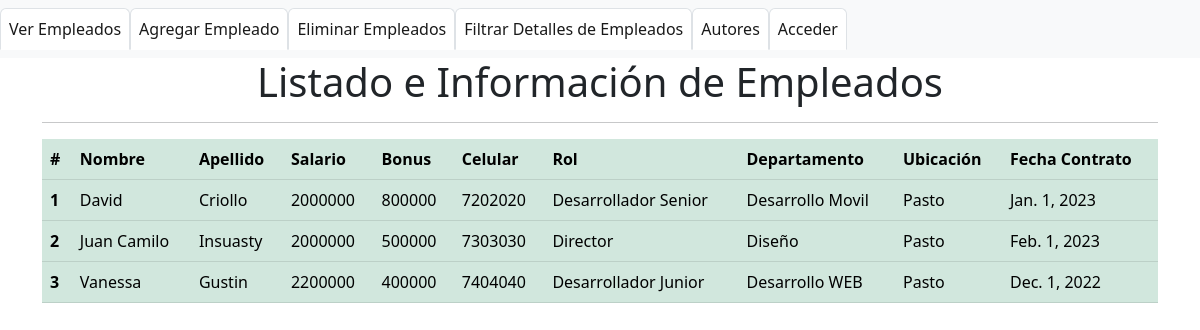
Before: /libros with the older database file.
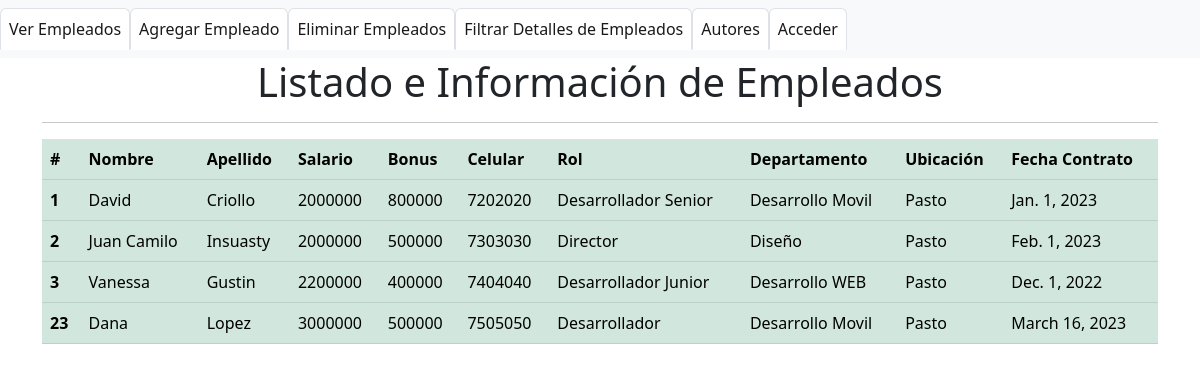
After: the same page with the newer database file.
### sitioweb/models.py (models this page shows, shortened)
class Empleado(models.Model):
    nombreE = models.CharField(max_length=100, null=False)
    apellido = models.CharField(max_length=100)
    dept = models.ForeignKey(Departamento, on_delete=models.CASCADE)
    salario = models.IntegerField(default=0)
    bono = models.IntegerField(default=0)
    rol = models.ForeignKey(Rol, on_delete=models.CASCADE)
    numeroCel = models.IntegerField(default=0)
    fechaContra = models.DateField()

class Rol(models.Model):
    nombreR = models.CharField(max_length=100, null=False)

class Departamento(models.Model):
    nombreD = models.CharField(max_length=100, null=False)
    ubicacion = models.CharField(max_length=100)

### sitioweb/views.py (the view)
# urls.py: path('libros', views.empezar, name="empezar"),
def empezar(request):
    empleados = Empleado.objects.all()
    informacion = {
        'empleados': empleados
    }
    return render(request, 'todos.html', informacion)

### sitioweb/templates/todos.html (shortened to what this page needs)
{% extends "base.html" %}
{% block contenido %}
<center>
<h1>Listado e Información de Empleados</h1>
</center>
        <hr>
        <table class="table table-success table-hover">
            <thead>
              <tr>
                <th scope="col">#</th>
                <th scope="col">Nombre</th>
                <th scope="col">Apellido</th>
                <th scope="col">Salario</th>
                <th scope="col">Bonus</th>
                <th scope="col">Celular</th>
                <th scope="col">Rol</th>
                <th scope="col">Departamento</th>
                <th scope="col">Ubicación</th>
                <th scope="col">Fecha Contrato</th>
              </tr>
            </thead>
                {% for emp in empleados %}
            <tbody>
              <tr>
                <th scope="row">{{emp.id}}</th>
                <td>{{emp.nombreE}}</td>
                <td>{{emp.apellido}}</td>
                <td>{{emp.salario}}</td>
                <td>{{emp.bono}}</td>
                <td>{{emp.numeroCel}}</td>
                <td>{{emp.rol.nombreR}}</td>
                <td>{{emp.dept.nombreD}}</td>
                <td>{{emp.dept.ubicacion}}</td>
                <td>{{emp.fechaContra}}</td>
              </tr>
            </tbody>
                {% endfor %}
          </table>
      </div>
{% endblock %}

### sitioweb/templates/base.html (shortened to what this page needs)
{% load static %}
<!doctype html>
<html lang="en">
<head>
  <link href="https://cdn.jsdelivr.net/npm/bootstrap@5.2.1/dist/css/bootstrap.min.css" rel="stylesheet"
>
</head>
<body>
    <nav class="navbar navbar-expand navbar-light bg-light nav-fill">
        <div class="nav navbar-nav">
          <ul class="nav nav-tabs">
          <a class="nav-item nav-link active"  href="{% url 'todos'%}" role="button">Ver Empleados</a>
            <a class="nav-item nav-link active" href="{% url 'agregar'%}" role="button">Agregar Empleado</a>
            <a class="nav-item nav-link active" href="{% url 'remover'%}" role="button">Eliminar Empleados</a>
            <a class="nav-item nav-link active" href="{% url 'filtrar'%}" role="button">Filtrar Detalles de Empleados</a>
            <a class="nav-item nav-link active" href="{% url 'autores'%}" role="button">Autores</a>
          {% if not request.user.is_authenticated %}
            <li class="nav-item">
              <a class="nav-item nav-link active nav justify-content-end" aria-current="page" href="{% url 'login' %}">Acceder</a>
            </li>
          {% else %}
            <li class="nav-item">
              <a class="nav-item nav-link active nav justify-content-end" aria-current="page" href="{% url 'salir' %}">Cerrar Sesión</a>
            </li>
          {% endif %}
        </ul>
    </nav>
    <div class="container">
        <div class="row">
            <div class="col-12">
                {% block contenido %} {% endblock %}
            </div>
        </div>
</body>
</html>

Changed rows visible on the page:
added Empleado: id "23", nombreE "Dana", apellido "Lopez", salario "3000000", bono "500000", numeroCel "7505050", rol.nombreR "Desarrollador", dept.nombreD "Desarrollo Movil", dept.ubicacion "Pasto", fechaContra "March 16, 2023"
